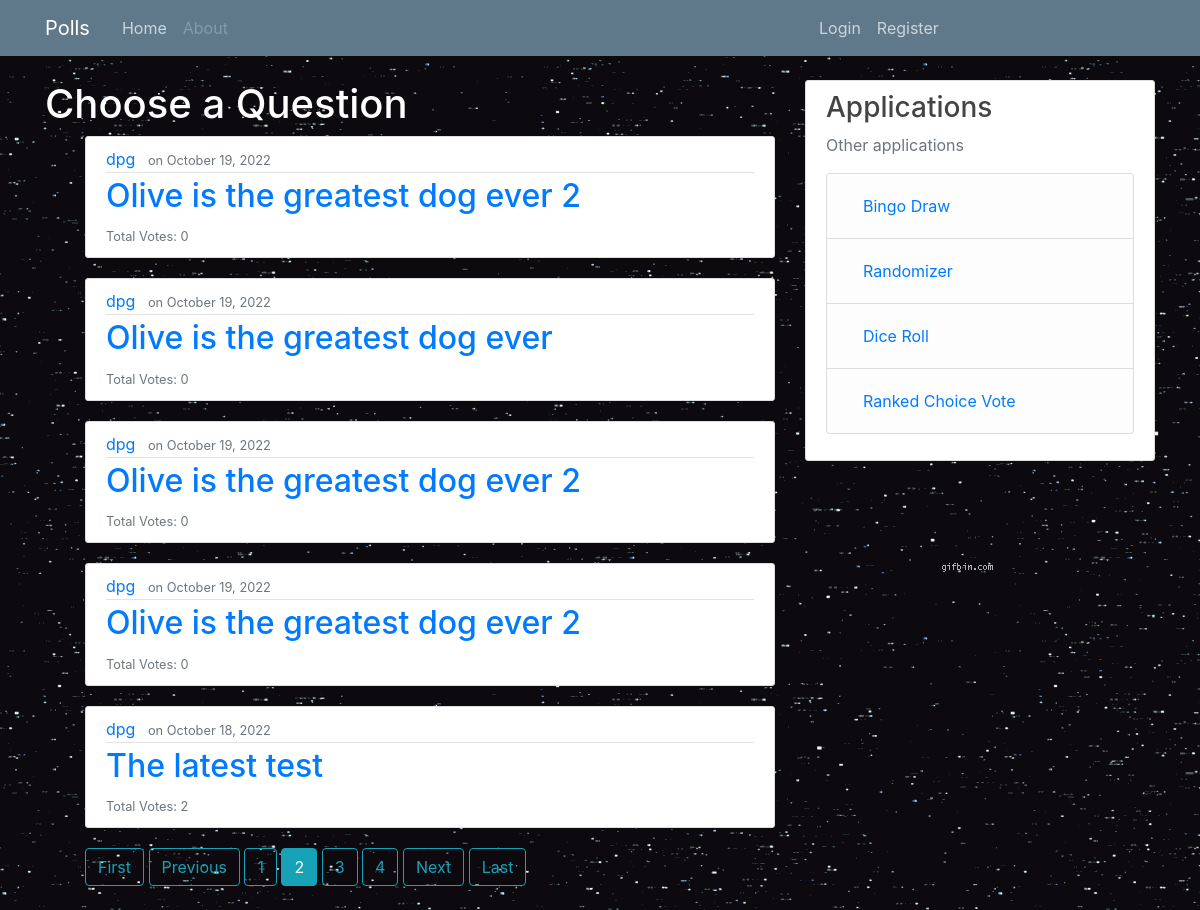
/polls/?page=2, run on the app's committed database.
### polls/models.py (models this page shows, shortened)
class Question(models.Model):
    question_text = models.CharField(max_length=200)
    pub_date = models.DateTimeField('date published')
    author = models.ForeignKey(User, on_delete=models.CASCADE)
    def total_votes(self):
        total = 0
        for x in self.choices.all():
            total += x.votes
        return total

class Choice(models.Model):
    question = models.ForeignKey(Question, related_name='choices', on_delete=models.CASCADE)
    choice_text = models.CharField(max_length=200)
    votes = models.IntegerField(default=0)

### polls/views.py (the view)
# urls.py: path('', views.IndexView.as_view(), name='index'),
class IndexView(generic.ListView):
    template_name = 'polls/index.html'
    context_object_name = 'latest_question_list'
    paginate_by = 5
    def get_queryset(self):
        return Question.objects.filter(
            pub_date__lte=timezone.now()
        ).order_by('-pub_date')

### polls/templates/polls/index.html
{% extends "polls/base.html" %}
{% block content %}
    <h1>Choose a Question</h1>
    {% if latest_question_list %}
        <ul>
        {% for question in latest_question_list %}
            <article class="media content-section">
              <div class="media-body">
                <div class="article-metadata">
                  <a class="mr-2" href="{% url 'polls:user-polls' question.author.username %}">{{ question.author }}</a>
                  <small class="text-muted">on {{ question.pub_date|date:"F d, Y" }}</small>
                </div>
                <h2><a href="{% url 'polls:detail' question.id %}">{{ question.question_text }}</a></h2>
                <small class="text-muted">Total Votes: {{ question.total_votes }}</small>
              </div>
            </article>
        {% endfor %}
        {% if is_paginated %}
            {% if page_obj.has_previous %}
                <a class="btn btn-outline-info mb-4" href="?page=1">First</a>
                <a class="btn btn-outline-info mb-4" href="?page={{ page_obj.previous_page_number }}">Previous</a>
            {% endif %}
            {% for num in page_obj.paginator.page_range %}
                {% if page_obj.number == num %}
                    <a class="btn btn-info mb-4" href="?page={{ num }}">{{ num }}</a>
                {% elif num > page_obj.number|add:'-3' and num < page_obj.number|add:'+3' %}
                    <a class="btn btn-outline-info mb-4" href="?page={{ num }}">{{ num }}</a>
                {% endif %}
            {% endfor %}
            {% if page_obj.has_next %}
                <a class="btn btn-outline-info mb-4" href="?page={{ page_obj.next_page_number }}">Next</a>
                <a class="btn btn-outline-info mb-4" href="?page={{ page_obj.paginator.num_pages }}">Last</a>
            {% endif %}
        {% endif %}
        </ul>
    {% else %}
        <article class="media content-section">
          <div class="media-body">
            <h2>No polls are available.</h2>
          </div>
        </article>
    {% endif %}
{% endblock content %}

### polls/static/polls/style.css (style rules this page uses)
body { background: black url("images/background.gif") repeat; color: #333333; margin-top: 5rem; }
h1, h2, h3, h4, h5, h6 { color: #444444; }
h1 { color: white; }
ul { margin: 0; }
.content-section { background: #ffffff; padding: 10px 20px; border: 1px solid #dddddd; border-radius: 3px; margin-bottom: 20px; }
.article-metadata { padding-bottom: 1px; margin-bottom: 4px; border-bottom: 1px solid #e3e3e3 }

### data on the page
Question: author "dpg", pub_date "October 19, 2022", question_text "Olive is the greatest dog ever 2", total_votes "0"
Question: author "dpg", pub_date "October 19, 2022", question_text "Olive is the greatest dog ever", total_votes "0"
Question: author "dpg", pub_date "October 19, 2022", question_text "Olive is the greatest dog ever 2", total_votes "0"
Question: author "dpg", pub_date "October 19, 2022", question_text "Olive is the greatest dog ever 2", total_votes "0"
Question: author "dpg", pub_date "October 18, 2022", question_text "The latest test", total_votes "2"

### other printed values
{{ num }} "1" "3" "4"
{{ num }} "2"
